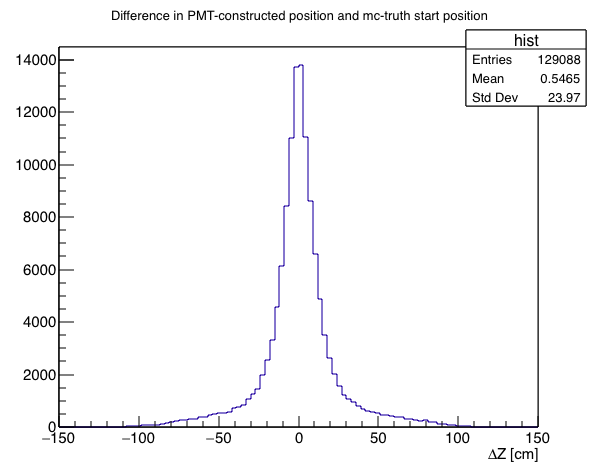

Source code (Python):
import sys
import math
import ROOT

c = ROOT.TCanvas("c","", 600, 500)
ch = ROOT.TChain("match_tree")
ch.AddFile("ana_ophit.root")

hist = ROOT.TH1D("hist", "Difference in PMT-constructed position and mc-truth start position", 100, -150, 150)
hist.GetXaxis().SetTitle("#DeltaZ [cm]")

def getLength(entry):
    ch.GetEntry(entry)
    return math.sqrt((ch.mc_start_z - ch.mc_end_z)**2 + (ch.mc_start_y - ch.mc_end_y)**2 + (ch.mc_start_x - ch.mc_start_x)**2)
    
ctr = 0

while 1:
    
    ch.GetEntry(ctr)
    if ch.tpc_time > -1600:
        if getLength(ctr) < 380 and getLength(ctr) > 200:
            hist.Fill(ch.flash_z - ch.tpc_z)
    if ctr == ch.GetEntries():
        c.cd()
        hist.Draw()
        c.Update()
        break
    print ctr 
    ctr += 1
hist.Draw()
c.Update()
c.SaveAs("shoulder_ana_with_cuts.png")
c.SaveAs("shoulder_ana_with_cuts.C")
print "Hit <ENTER> to exit"
sys.stdin.readline()
